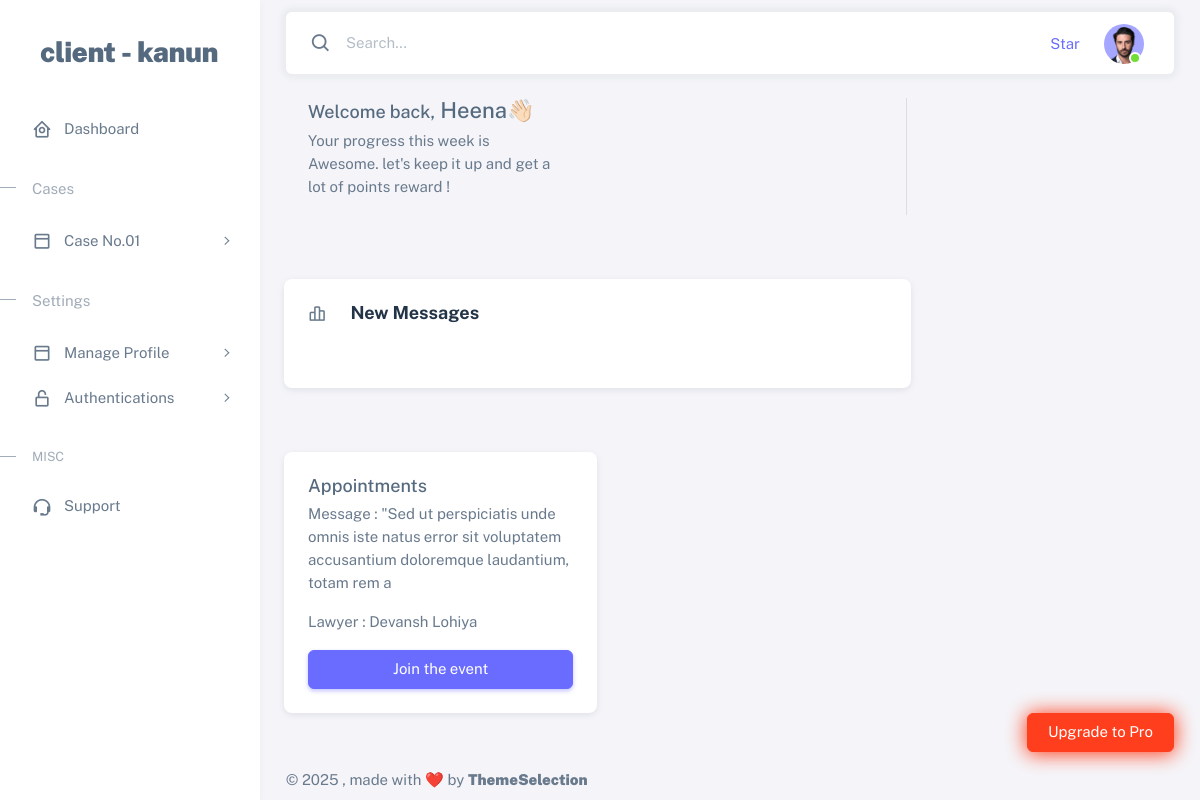
Before: /clientapp/index (signed in) with the older database file.
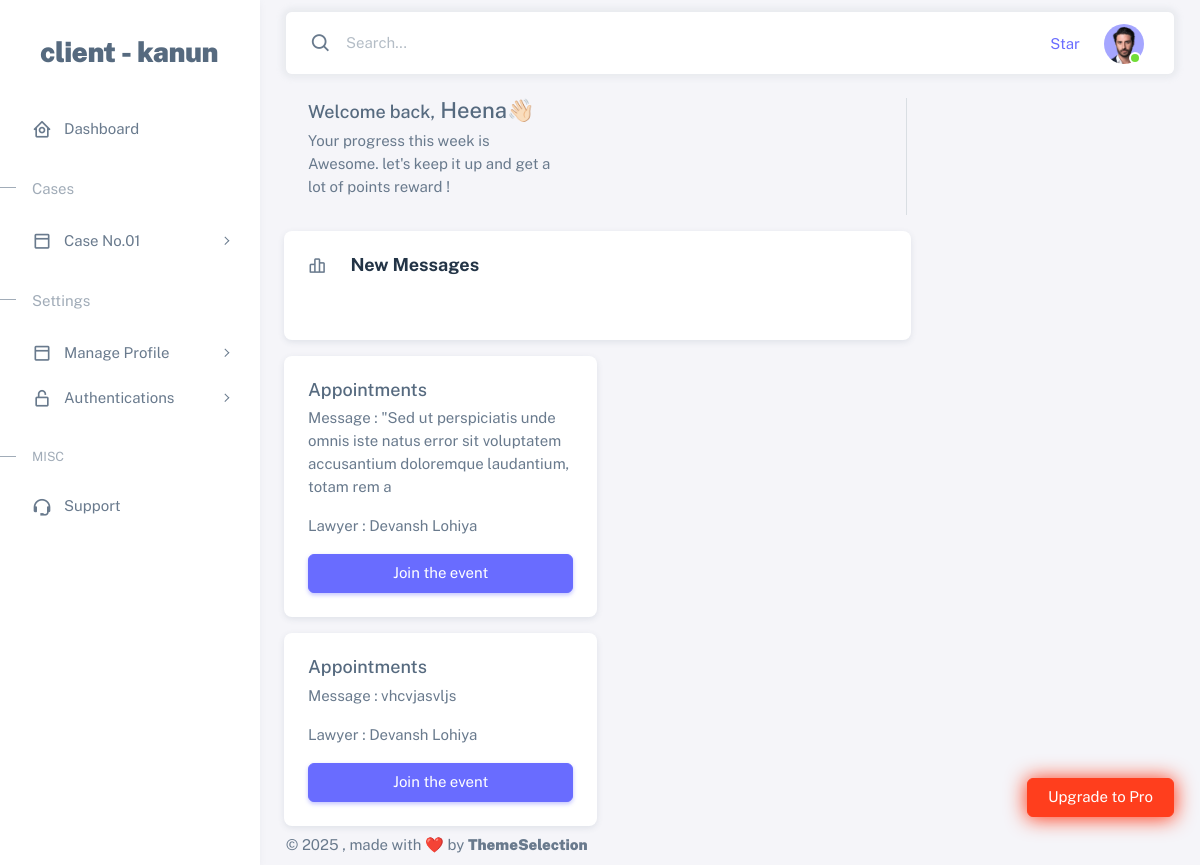
After: the same page with the newer database file.
### userapp/models.py (models this page shows, shortened)
class Appointment(models.Model):
    name = models.CharField(max_length=100)
    email = models.EmailField()
    phoneno = models.CharField(max_length=15)
    service = models.CharField(max_length=100)  # Added service field
    gender = models.CharField(max_length=10)  # Added gender field
    message = models.TextField()
    up_doc1 = models.FileField(upload_to='appointments/', blank=True, null=True)
    userid = models.ForeignKey(clients, on_delete=models.CASCADE)
    lid = models.ForeignKey(lawyer, on_delete=models.CASCADE, blank=True, null=True)  # Made optional

### adminapp/models.py (models this page shows)
class lawyer(models.Model):
    name = models.CharField(max_length=50)
    email = models.EmailField()
    age = models.IntegerField(null=True, blank=True)
    password = models.CharField(max_length=50)
    def __str__(self):
        return self.name

### clientapp/views.py (the view)
# urls.py: path('/index', views.index),
def index(request):
    lawyer_id = request.session.get("lawyer_id")
    data1 = Appointment.objects.filter(userid=request.session["user_id"]).all()
    msg = messages.objects.filter(client=request.session["user_id"],lawyer_name=lawyer_id).order_by('-created_at')[:3]
    return render(request, 'clientapp/index.html', {"data1": data1,"msg":msg})

### templates/clientapp/index.html (shortened to what this page needs)
<!DOCTYPE html>
{% load static %}
<html
  lang="en"
  class="light-style layout-menu-fixed"
  dir="ltr"
  data-theme="theme-default"
  data-assets-path="../assets/"
  data-template="vertical-menu-template-free">
  <head>
    <link rel="stylesheet" href="{% static 'clientapp/assets/vendor/fonts/boxicons.css'%}" />
    <link rel="stylesheet" href="{% static 'clientapp/assets/vendor/css/core.css'%}" class="template-customizer-core-css" />
    <link rel="stylesheet" href="{% static 'clientapp/assets/vendor/css/theme-default.css'%}" class="template-customizer-theme-css" />
    <link rel="stylesheet" href="{% static 'clientaapp/assets/css/demo.css'%}" />
    <link rel="stylesheet" href="{% static 'clientapp/assets/vendor/libs/perfect-scrollbar/perfect-scrollbar.css'%}" />
    <link rel="stylesheet" href="{% static 'clientapp/assets/vendor/libs/apex-charts/apex-charts.css'%}" />
  </head>
  <body>
    <div class="layout-wrapper layout-content-navbar">
      <div class="layout-container">
        {% include 'clientapp/sidebar.html' %}
        <div class="layout-page">
          {% include 'clientapp/navbar.html' %}
          <div class="content-wrapper">
            <div class="card bg-transparent shadow-none my-6 ms-5 mt-4">
              <div class="card-body row p-0 pb-6 g-6">
                <div class="col-12 col-lg-8 card-separator">
                  <h5 class="mb-2">Welcome back,<span class="h4"> {{request.session.name}}👋🏻</span></h5>
                  <div class="col-12 col-lg-5">
                    <p>Your progress this week is Awesome. let's keep it up and get a lot of points reward !</p>
                  </div>
                </div>
              </div>
            </div>
            <div class="card card-action mb-6 ms-4 mt-3 col-8" >
              <div class="card-header align-items-center">
                <h5 class="card-action-title mb-0 text-dark fw-bold"><i class="icon-base bx bx-bar-chart-alt-2 icon-lg text-body me-4 "></i>New Messages</h5>
              </div>
              <div class="card-body pt-3">
              </div>
            </div>
            {% for i in data1 %}
            <div class="col-12 col-xl-4 col-md-6 ms-4 mt-3">
              <div class="card h-100">
                <div class="card-body">
                  <h5 class="mb-2">Appointments</h5>
                  <p>Message : {{i.message}}</p>
                  <p>Lawyer : {{i.lid}}</p>
                  <div class="col-12 text-center">
                    <a href="javascript:void(0);" class="btn btn-primary w-100 d-grid">Join the event</a>
                  </div>
                </div>
              </div>
            </div>
            {% endfor %}
            <footer class="content-footer footer bg-footer-theme">
              <div class="container-xxl d-flex flex-wrap justify-content-between py-2 flex-md-row flex-column">
                <div class="mb-2 mb-md-0">
                  ©
                  , made with ❤️ by
                  <a href="https://themeselection.com" target="_blank" class="footer-link fw-bolder">ThemeSelection</a>
                </div>
              </div>
            </footer>
          </div>
        </div>
      </div>
    </div>
    <div class="buy-now">
      <a
        href="https://themeselection.com/products/sneat-bootstrap-html-admin-template/"
        target="_blank"
        class="btn btn-danger btn-buy-now"
        >Upgrade to Pro</a
      >
    </div>
  </body>
</html>

Changed rows visible on the page:
added Appointment: message "vhcvjasvljs", lid "Devansh Lohiya"
